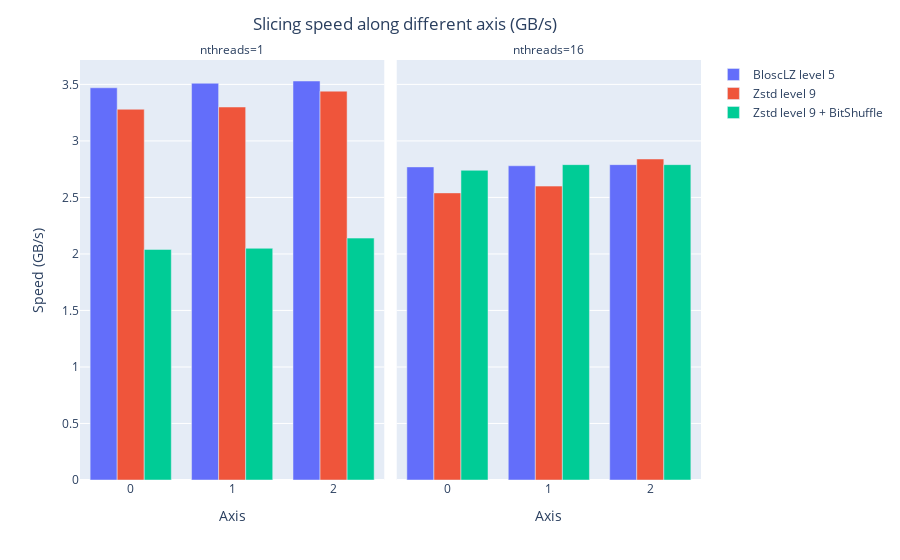

Source (notebook cell):
### Code cell
df = pd.concat([df1, df16], axis=0)
df.reset_index(drop=True)

fig = px.bar(df, x='Axis', y='Speed (GB/s)', color='Library', barmode = 'group', facet_col="nthreads",
            labels = {'Library': ''})
fig.update_layout(title_text='Slicing speed along different axis (GB/s)', title_x=0.45)
fig.show()

### Figure 1 — Plotly figure (JSON) as saved in the notebook; plotly's stock layout.template omitted (floating-point values rounded to 4 significant figures)
{"data": [{"alignmentgroup": "True", "hovertemplate": "=BloscLZ level 5<br>nthreads=1<br>Axis=%{x}<br>Speed (GB/s)=%{y}<extra></extra>", "legendgroup": "BloscLZ level 5", "marker": {"color": "#636efa", "pattern": {"shape": ""}}, "name": "BloscLZ level 5", "offsetgroup": "BloscLZ level 5", "orientation": "v", "showlegend": true, "textposition": "auto", "type": "bar", "x": [0, 1, 2], "xaxis": "x", "y": [3.47, 3.51, 3.53], "yaxis": "y"}, {"alignmentgroup": "True", "hovertemplate": "=BloscLZ level 5<br>nthreads=16<br>Axis=%{x}<br>Speed (GB/s)=%{y}<extra></extra>", "legendgroup": "BloscLZ level 5", "marker": {"color": "#636efa", "pattern": {"shape": ""}}, "name": "BloscLZ level 5", "offsetgroup": "BloscLZ level 5", "orientation": "v", "showlegend": false, "textposition": "auto", "type": "bar", "x": [0, 1, 2], "xaxis": "x2", "y": [2.77, 2.78, 2.79], "yaxis": "y2"}, {"alignmentgroup": "True", "hovertemplate": "=Zstd level 9<br>nthreads=1<br>Axis=%{x}<br>Speed (GB/s)=%{y}<extra></extra>", "legendgroup": "Zstd level 9", "marker": {"color": "#EF553B", "pattern": {"shape": ""}}, "name": "Zstd level 9", "offsetgroup": "Zstd level 9", "orientation": "v", "showlegend": true, "textposition": "auto", "type": "bar", "x": [0, 1, 2], "xaxis": "x", "y": [3.28, 3.3, 3.44], "yaxis": "y"}, {"alignmentgroup": "True", "hovertemplate": "=Zstd level 9<br>nthreads=16<br>Axis=%{x}<br>Speed (GB/s)=%{y}<extra></extra>", "legendgroup": "Zstd level 9", "marker": {"color": "#EF553B", "pattern": {"shape": ""}}, "name": "Zstd level 9", "offsetgroup": "Zstd level 9", "orientation": "v", "showlegend": false, "textposition": "auto", "type": "bar", "x": [0, 1, 2], "xaxis": "x2", "y": [2.54, 2.6, 2.84], "yaxis": "y2"}, {"alignmentgroup": "True", "hovertemplate": "=Zstd level 9 + BitShuffle<br>nthreads=1<br>Axis=%{x}<br>Speed (GB/s)=%{y}<extra></extra>", "legendgroup": "Zstd level 9 + BitShuffle", "marker": {"color": "#00cc96", "pattern": {"shape": ""}}, "name": "Zstd level 9 + BitShuffle", "offsetgroup": "Zstd level 9 + BitShuffle", "orientation": "v", "showlegend": true, "textposition": "auto", "type": "bar", "x": [0, 1, 2], "xaxis": "x", "y": [2.04, 2.05, 2.14], "yaxis": "y"}, {"alignmentgroup": "True", "hovertemplate": "=Zstd level 9 + BitShuffle<br>nthreads=16<br>Axis=%{x}<br>Speed (GB/s)=%{y}<extra></extra>", "legendgroup": "Zstd level 9 + BitShuffle", "marker": {"color": "#00cc96", "pattern": {"shape": ""}}, "name": "Zstd level 9 + BitShuffle", "offsetgroup": "Zstd level 9 + BitShuffle", "orientation": "v", "showlegend": false, "textposition": "auto", "type": "bar", "x": [0, 1, 2], "xaxis": "x2", "y": [2.74, 2.79, 2.79], "yaxis": "y2"}], "layout": {"annotations": [{"font": {}, "showarrow": false, "text": "nthreads=1", "x": 0.245, "xanchor": "center", "xref": "paper", "y": 1, "yanchor": "bottom", "yref": "paper"}, {"font": {}, "showarrow": false, "text": "nthreads=16", "x": 0.755, "xanchor": "center", "xref": "paper", "y": 1, "yanchor": "bottom", "yref": "paper"}], "barmode": "group", "legend": {"title": {"text": ""}, "tracegroupgap": 0}, "margin": {"t": 60}, "title": {"text": "Slicing speed along different axis (GB/s)", "x": 0.45}, "xaxis": {"anchor": "y", "domain": [0, 0.49], "title": {"text": "Axis"}}, "xaxis2": {"anchor": "y2", "domain": [0.51, 1], "matches": "x", "title": {"text": "Axis"}}, "yaxis": {"anchor": "x", "domain": [0, 1], "title": {"text": "Speed (GB/s)"}}, "yaxis2": {"anchor": "x2", "domain": [0, 1], "matches": "y", "showticklabels": false}}}
